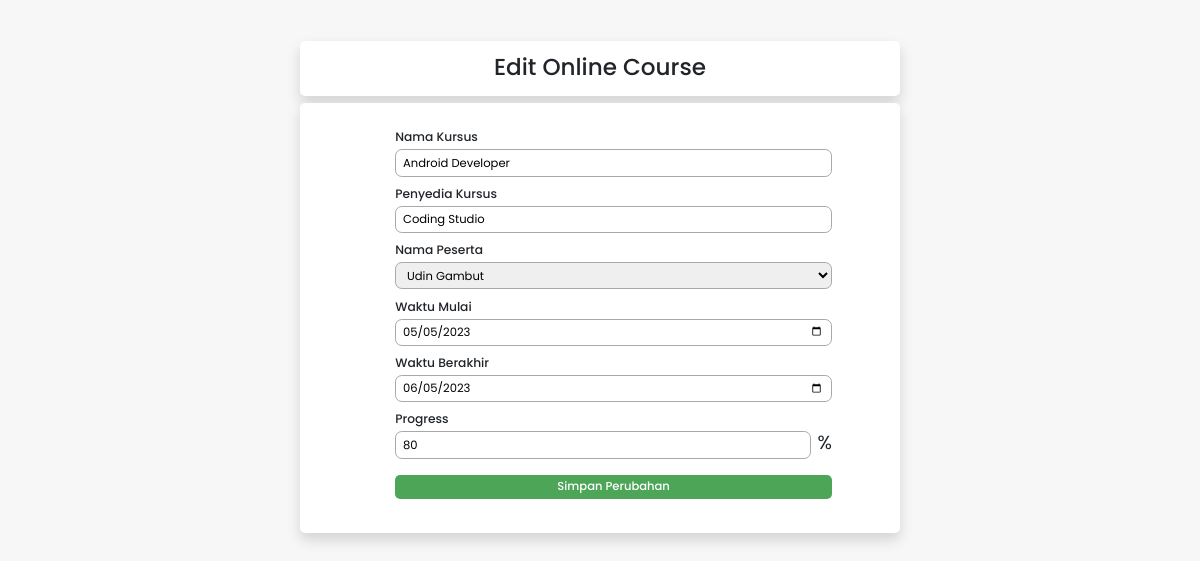
Screenshot of /edit.php?id=8 with the database file from the repository.
### tables this page shows
CREATE TABLE `monitoring` (
  `id` int NOT NULL,
  `project_name` varchar(100) NOT NULL,
  `client_name` varchar(100) NOT NULL,
  `leader_id` int NOT NULL,
  `start_date` date NOT NULL,
  `end_date` date NOT NULL,
  `progress` float NOT NULL
);

CREATE TABLE `leader` (
  `id` int NOT NULL,
  `leader_name` varchar(100) NOT NULL,
  `email` varchar(100) NOT NULL,
  `profile_picture` varchar(100) NOT NULL
);

### functions.php (called while the page is built, shortened)
<?php
$conn = mysqli_connect("localhost", "root", "", "test_hc");
function query($query)
{
    global $conn;
    $result = mysqli_query($conn, $query);
    $rows = [];
    while ($row = mysqli_fetch_assoc($result)) {
        $rows[] = $row;
    }
    return $rows;
}

### edit.php (the view, shortened to what this page needs)
<?php
require 'functions.php';
$id = $_GET['id'];
$monitoring = query("SELECT * FROM monitoring WHERE id = $id")[0];
$now_leader = $monitoring['leader_id'];
$now_leader_name = query("SELECT * FROM leader where id = $now_leader")[0];
?>
<!DOCTYPE html>
<html lang="en">
<head>
    <link href="https://cdn.jsdelivr.net/npm/bootstrap@5.2.0-beta1/dist/css/bootstrap.min.css" rel="stylesheet">
    <link rel="stylesheet" href="style.css">
</head>
<body>
    <div class="con w-50 d-flex flex-column justify-content-center">
        <h1 class="mt-5 mb-2 p-3 w-100 container-form shadow rounded">Edit Online Course</h1>
        <form action="" method="post" class="container-form shadow mt-0 rounded d-flex flex-column ">
            <ul>
                <li>
                    <label for="project_name">Nama Kursus</label>
                    <br>
                    <input class="field" type="text" name="project_name" id="project_name" required value="<?= $monitoring["project_name"]; ?>">
                </li>
                <li>
                    <label for="client_name">Penyedia Kursus</label>
                    <br>
                    <input class="field" type="text" name="client_name" id="client_name" value="<?= $monitoring["client_name"]; ?>">
                </li>
                <li>
                    <label for="leader_id">Nama Peserta</label>
                    <select class="field" style="cursor: pointer;" id="leader_id" name="leader_id" required tabindex="1">
                        <option selected hidden value="<?= $now_leader[0] ?>"><?= $now_leader_name['leader_name'] ?></option>
                    </select>
                </li>
                <li>
                    <label for="start_date">Waktu Mulai</label>
                    <br>
                    <input class="field" type="date" name="start_date" id="start_date" required value="<?= $monitoring['start_date'] ?>">
                </li>
                <li>
                    <label for="end_date">Waktu Berakhir</label>
                    <br>
                    <input class="field" type="date" name="end_date" id="end_date" required value="<?= $monitoring['end_date'] ?>">
                </li>
                <li>
                    <label for="progress">Progress</label>
                    <br>
                    <div class="d-flex justify-content-center">
                        <input class="field" type="number" name="progress" id="progress" value="<?= $monitoring['progress'] * 100 ?>">
                        <div class="ms-2 tag-persen">%</div>
                    </div>
                </li>
                <li><button class="w-100 mt-3 p-1 submit rounded" type="submit" name="submit">Simpan Perubahan</button></li>
            </ul>
        </form>
    </div>
</body>
</html>

### style.css (style rules this page uses)
* { margin: 0; padding: 0; box-sizing: border-box; font-family: "Poppins", sans-serif; font-size: 0.85rem; }
body { background-color: #f7f7f7; display: flex; justify-content: center; align-items: center; }
h1 { font-weight: 500; font-size: 1.7rem; }
.container-form { display: flex; justify-content: center; margin-top: 5rem; background-color: white; padding-right: 5rem; padding-left: 5rem; padding-top: 1.5rem; padding-bottom: 1.5rem; }
.field { margin-top: 0.2rem; margin-bottom: 0.2rem; padding-left: 0.5rem; padding-right: 0.5rem; width: 100%; height: 2rem; border-radius: 0.5rem; border: 1px solid darkgray; }
li > label { font-size: 0.9rem; margin-top: 0.4rem; font-weight: 500; }
.submit { border: 0; background-color: #4da558; color: white; font-weight: 500; }
.tag-persen { font-size: 1.4rem; }

### edit.php (style rules this page uses)
li { list-style-type: none; }

### rows the page displays
monitoring: project_name "Android Developer", client_name "Coding Studio", start_date "05/05/2023", end_date "06/05/2023", progress "80"
leader: leader_id "Udin Gambut"
